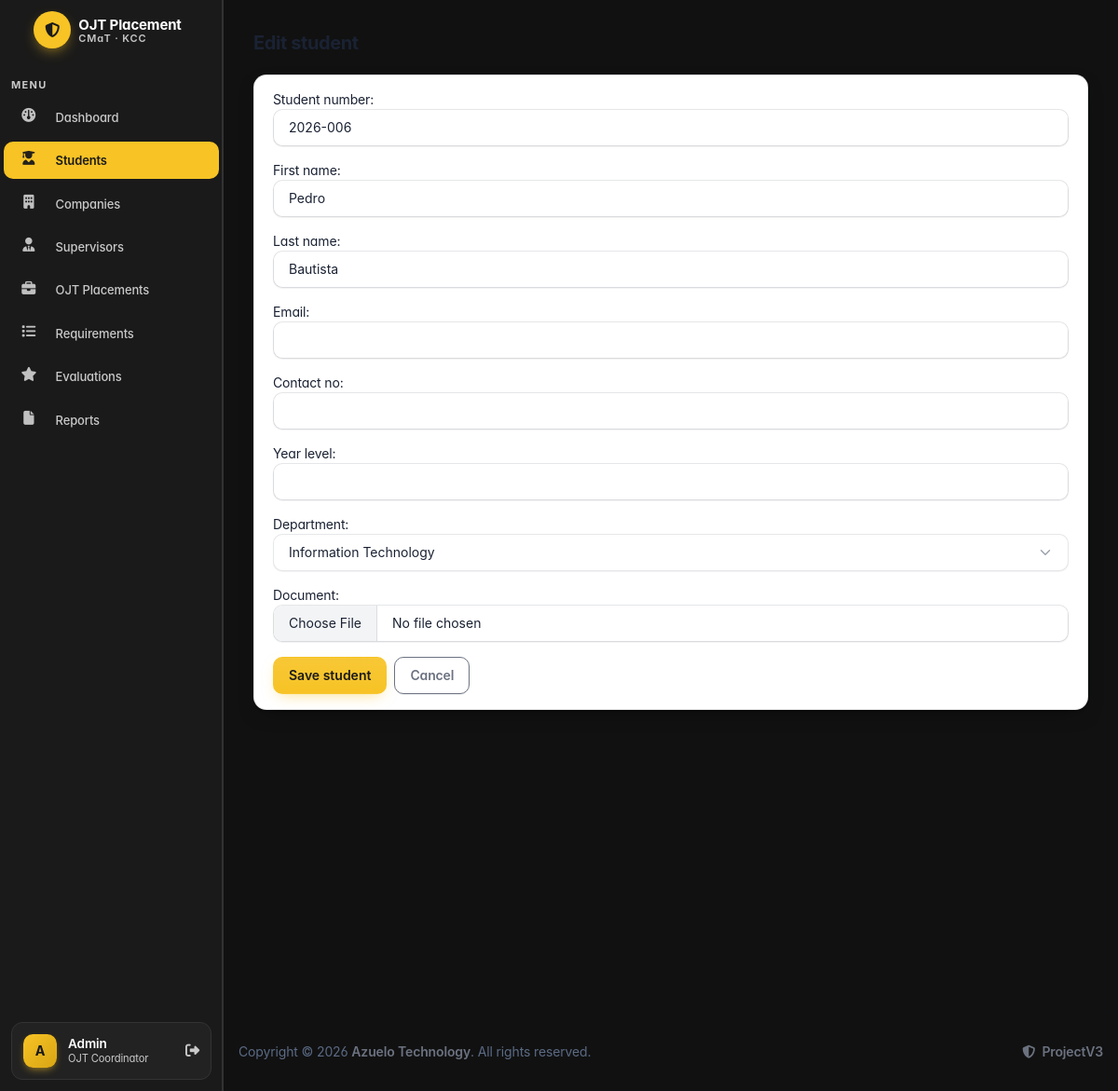
The page /students/6/edit/ (signed in) on the database its author committed.
### apps/students/models.py (models this page shows, shortened)
class Student(models.Model):
    student_number = models.CharField(max_length=20, unique=True)
    first_name = models.CharField(max_length=50)
    last_name = models.CharField(max_length=50)
    email = models.EmailField(max_length=100, blank=True)
    contact_no = models.CharField(max_length=20, blank=True)
    year_level = models.PositiveSmallIntegerField(null=True, blank=True)
    department = models.ForeignKey(Department, on_delete=models.PROTECT, related_name='students')
    document = models.FileField(upload_to=student_document_path, blank=True)
    class Meta:
        ordering = ['last_name', 'first_name']

### apps/students/views.py (the view)
# urls.py: path('<int:pk>/edit/', views.student_update, name='update'),
@login_required(login_url='login')
def student_update(request, pk):
    student = get_object_or_404(Student, pk=pk)
    form = StudentForm(request.POST or None, request.FILES or None, instance=student)
    if request.method == 'POST' and form.is_valid():
        form.save()
        messages.success(request, 'Student updated successfully.')
        return redirect('students:list')
    return render(request, 'students/student_form.html', {
        'form': form,
        'title': 'Edit student',
        'student': student,
    })

### apps/students/forms.py
class StudentForm(forms.ModelForm):
    class Meta:
        model = Student
        fields = [
            'student_number',
            'first_name',
            'last_name',
            'email',
            'contact_no',
            'year_level',
            'department',
            'document',
        ]
        widgets = {
            'student_number': forms.TextInput(attrs={'class': 'form-control'}),
            'first_name': forms.TextInput(attrs={'class': 'form-control'}),
            'last_name': forms.TextInput(attrs={'class': 'form-control'}),
            'email': forms.EmailInput(attrs={'class': 'form-control'}),
            'contact_no': forms.TextInput(attrs={'class': 'form-control'}),
            'year_level': forms.NumberInput(attrs={'class': 'form-control', 'min': 1}),
            'department': forms.Select(attrs={'class': 'form-select'}),
            'document': forms.ClearableFileInput(attrs={'class': 'form-control'}),
        }

### apps/context_processors.py (called while the page is built)
def placement_context(request):
    first_placement_id = None
    try:
        from apps.placements.models import Placement
        first_placement = Placement.objects.order_by('-start_date').first()
        if first_placement is not None:
            first_placement_id = first_placement.pk
    except Exception:
        first_placement_id = None
    return {'first_placement_id': first_placement_id}

def student_context(request):
    is_student = False
    if request.user.is_authenticated:
        email = getattr(request.user, 'email', '') or ''
        if email:
            from apps.students.models import Student
            is_student = Student.objects.filter(email__iexact=email).exists()
    return {'is_student': is_student}

def supervisor_context(request):
    is_supervisor = False
    if request.user.is_authenticated:
        email = getattr(request.user, 'email', '') or ''
        if email:
            from apps.supervisors.models import Supervisor
            is_supervisor = Supervisor.objects.filter(email__iexact=email).exists()
    return {'is_supervisor': is_supervisor}

### apps/departments/models.py (called while the page is built)
    def __str__(self):
        return self.department_name

### templates/students/student_form.html (shortened to what this page needs)
{% extends "theme/base.html" %}
{% block content %}
<div class="container-xl">
  <div class="page-header mb-3"><h2 class="page-title">{{ title }}</h2></div>
  <div class="card">
    <div class="card-body">
      <form method="post" enctype="multipart/form-data">
        {{ form.as_p }}
        <div class="d-flex gap-2">
          <button class="btn btn-primary" type="submit">Save student</button>
          <a class="btn btn-outline-secondary" href="{% url 'students:list' %}">Cancel</a>
        </div>
      </form>
    </div>
  </div>
</div>
{% endblock %}

### templates/theme/sidebar.html (shortened to what this page needs)
<aside class="navbar navbar-vertical navbar-expand-lg navbar-dark dh-sidebar">
  <div class="container-fluid">
    <div class="navbar-brand navbar-brand-autodark dh-brand">
      <a href="{% url 'dashboard' %}" class="d-flex align-items-center gap-2 text-decoration-none">
        <span class="dh-brand-mark">
          <i class="fa-solid fa-shield-halved"></i>
        </span>
        <span class="lh-1">
          <span class="dh-brand-name">OJT Placement</span>
          <span class="dh-brand-sub">CMaT · KCC</span>
        </span>
      </a>
    </div>
    <div class="collapse navbar-collapse" id="sidebar-menu">
      <ul class="navbar-nav pt-lg-2 py-lg-2">
        <li class="nav-item">
          <span class="dh-nav-section">MENU</span>
        </li>
        <li class="nav-item mb-1">
          <a
            class="nav-link {% if request.resolver_match.url_name == 'dashboard' %}active{% endif %}"
            href="{% url 'dashboard' %}"
            aria-current="{% if request.resolver_match.url_name == 'dashboard' %}page{% else %}false{% endif %}"
          >
            <span class="nav-link-icon d-md-none d-lg-inline-block">
              <i class="fa fa-dashboard"></i>
            </span>
            <span class="nav-link-title">Dashboard</span>
          </a>
        </li>
        <li class="nav-item mb-1">
          <a
            class="nav-link {% if request.resolver_match.app_name == 'students' %}active{% endif %}"
            href="{% url 'students:list' %}"
            aria-current="{% if request.resolver_match.app_name == 'students' %}page{% else %}false{% endif %}"
          >
            <span class="nav-link-icon d-md-none d-lg-inline-block">
              <i class="fas fa-user-graduate"></i>
            </span>
            <span class="nav-link-title">Students</span>
          </a>
        </li>
        <li class="nav-item mb-1">
          <a
            class="nav-link {% if request.resolver_match.app_name == 'companies' %}active{% endif %}"
            href="{% url 'companies:list' %}"
            aria-current="{% if request.resolver_match.app_name == 'companies' %}page{% else %}false{% endif %}"
          >
            <span class="nav-link-icon d-md-none d-lg-inline-block">
              <i class="fas fa-building"></i>
            </span>
            <span class="nav-link-title">Companies</span>
          </a>
        </li>
        <li class="nav-item mb-1">
          <a
            class="nav-link {% if request.resolver_match.app_name == 'supervisors' %}active{% endif %}"
            href="{% url 'supervisors:list' %}"
            aria-current="{% if request.resolver_match.app_name == 'supervisors' %}page{% else %}false{% endif %}"
          >
            <span class="nav-link-icon d-md-none d-lg-inline-block">
              <i class="fas fa-user-tie"></i>
            </span>
            <span class="nav-link-title">Supervisors</span>
          </a>
        </li>
        <li class="nav-item mb-1">
          <a
            class="nav-link {% if request.resolver_match.app_name == 'placements' %}active{% endif %}"
            href="{% url 'placements:list' %}"
            aria-current="{% if request.resolver_match.app_name == 'placements' %}page{% else %}false{% endif %}"
          >
            <span class="nav-link-icon d-md-none d-lg-inline-block">
              <i class="fa fa-briefcase"></i>
            </span>
            <span class="nav-link-title">OJT Placements</span>
          </a>
        </li>
        {% if first_placement_id %}
        <li class="nav-item mb-1">
          <a
            class="nav-link {% if request.resolver_match.url_name == 'requirement_list' %}active{% endif %}"
            href="{% url 'placements:requirement_list' first_placement_id %}"
            aria-current="{% if request.resolver_match.url_name == 'requirement_list' %}page{% else %}false{% endif %}"
          >
            <span class="nav-link-icon d-md-none d-lg-inline-block">
              <i class="fa fa-list"></i>
            </span>
            <span class="nav-link-title">Requirements</span>
          </a>
        </li>
        {% endif %}
        {% if first_placement_id %}
        <li class="nav-item mb-1">
          <a
            class="nav-link {% if request.resolver_match.url_name == 'evaluation_list' %}active{% endif %}"
            href="{% url 'placements:evaluation_list' first_placement_id %}"
            aria-current="{% if request.resolver_match.url_name == 'evaluation_list' %}page{% else %}false{% endif %}"
          >
            <span class="nav-link-icon d-md-none d-lg-inline-block">
              <i class="fa fa-star"></i>
            </span>
            <span class="nav-link-title">Evaluations</span>
          </a>
        </li>
        {% endif %}
        {% if first_placement_id %}
        <li class="nav-item mb-1">
          <a
            class="nav-link {% if request.resolver_match.url_name == 'report_list' %}active{% endif %}"
            href="{% url 'placements:report_list' first_placement_id %}"
            aria-current="{% if request.resolver_match.url_name == 'report_list' %}page{% else %}false{% endif %}"
          >
            <span class="nav-link-icon d-md-none d-lg-inline-block">
              <i class="fa fa-file"></i>
            </span>
            <span class="nav-link-title">Reports</span>
          </a>
        </li>
        {% endif %}
      </ul>
      <div class="dh-nav-sidebar-footer">
        <div class="dh-user-card">
          <span class="dh-avatar">{{ request.user.first_name|first|upper|default:"A" }}</span>
          <div class="dh-user-meta">
            <span class="dh-user-name">{{ request.user.get_full_name|default:"Admin" }}</span>
            <span class="dh-user-role">OJT Coordinator</span>
          </div>
          <a class="dh-user-logout" href="{% url 'logout' %}" title="Sign out">
            <i class="fa fa-sign-out-alt"></i>
          </a>
        </div>
      </div>
    </div>
  </div>
</aside>

### rows shown on the page
Student: student_number "2026-006", first_name "Pedro", last_name "Bautista", department "Information Technology"

### other values the page prints
{{ request.user.first_name|first|upper|default:"A" }} "A"
{{ request.user.get_full_name|default:"Admin" }} "Admin"
